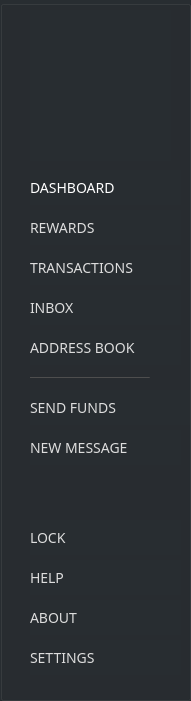
     <widget class="QGroupBox" name="leftMenu">
      <property name="geometry">
       <rect>
        <x>0</x>
        <y>1</y>
        <width>191</width>
        <height>701</height>
       </rect>
      </property>
      <property name="styleSheet">
       <string notr="true">background-color: #282d31; border-right: 1px solid #444;</string>
      </property>
      <property name="title">
       <string/>
      </property>
      <widget class="QPushButton" name="m_bankingButton">
       <property name="geometry">
        <rect>
         <x>10</x>
         <y>210</y>
         <width>171</width>
         <height>35</height>
        </rect>
       </property>
       <property name="font">
        <font>
         <family>Poppins</family>
         <pointsize>-1</pointsize>
        </font>
       </property>
       <property name="styleSheet">
        <string notr="true">QPushButton#m_bankingButton {
text-align: left; color: #ddd; margin-left: 20px;
font-family: Poppins;
font-size: 14px;
border: none;
}

QPushButton#m_bankingButton:hover {
text-align: left; color: green; margin-left: 20px;
font-family: Poppins;
font-size: 14px;
border: none;
  }</string>
       </property>
       <property name="text">
        <string>REWARDS</string>
       </property>
       <property name="iconSize">
        <size>
         <width>18</width>
         <height>18</height>
        </size>
       </property>
      </widget>
      <widget class="QPushButton" name="m_messagesButton">
       <property name="geometry">
        <rect>
         <x>10</x>
         <y>290</y>
         <width>171</width>
         <height>35</height>
        </rect>
       </property>
       <property name="font">
        <font>
         <family>Poppins</family>
         <pointsize>-1</pointsize>
        </font>
       </property>
       <property name="styleSheet">
        <string notr="true">QPushButton#m_messagesButton {
text-align: left; color: #ddd; margin-left: 20px;
font-family: Poppins;
font-size: 14px;
border: none;
}

QPushButton#m_messagesButton:hover {
text-align: left; color: green; margin-left: 20px;
font-family: Poppins;
font-size: 14px;
border: none;
  }</string>
       </property>
       <property name="text">
        <string>INBOX</string>
       </property>
       <property name="iconSize">
        <size>
         <width>18</width>
         <height>18</height>
        </size>
       </property>
      </widget>
      <widget class="QPushButton" name="m_about">
       <property name="geometry">
        <rect>
         <x>10</x>
         <y>600</y>
         <width>171</width>
         <height>35</height>
        </rect>
       </property>
       <property name="font">
        <font>
         <family>Poppins</family>
         <pointsize>-1</pointsize>
        </font>
       </property>
       <property name="styleSheet">
        <string notr="true">QPushButton#m_about {
text-align: left; color: #ddd; margin-left: 20px;
font-family: Poppins;
font-size: 14px;
border: none;
}

QPushButton#m_about:hover {
text-align: left; color: green; margin-left: 20px;
font-family: Poppins;
border: none;
font-size: 14px;
  }</string>
       </property>
       <property name="text">
        <string>ABOUT</string>
       </property>
       <property name="iconSize">
        <size>
         <width>18</width>
         <height>18</height>
        </size>
       </property>
      </widget>
      <widget class="QPushButton" name="m_transactionButton">
       <property name="geometry">
        <rect>
         <x>10</x>
         <y>250</y>
         <width>171</width>
         <height>35</height>
        </rect>
       </property>
       <property name="font">
        <font>
         <family>Poppins</family>
         <pointsize>-1</pointsize>
        </font>
       </property>
       <property name="styleSheet">
        <string notr="true">QPushButton#m_transactionButton {
text-align: left; color: #ddd; margin-left: 20px;
font-family: Poppins;
font-size: 14px;
border: none;
}

QPushButton#m_transactionButton:hover {
text-align: left; color: green; margin-left: 20px;
font-family: Poppins;
font-size: 14px;
border: none;
  }</string>
       </property>
       <property name="text">
        <string>TRANSACTIONS</string>
       </property>
       <property name="iconSize">
        <size>
         <width>18</width>
         <height>18</height>
        </size>
       </property>
      </widget>
      <widget class="QPushButton" name="m_settingsButton">
       <property name="geometry">
        <rect>
         <x>10</x>
         <y>640</y>
         <width>171</width>
         <height>35</height>
        </rect>
       </property>
       <property name="font">
        <font>
         <family>Poppins</family>
         <pointsize>-1</pointsize>
        </font>
       </property>
       <property name="styleSheet">
        <string notr="true">QPushButton#m_settingsButton {
text-align: left; color: #ddd; margin-left: 20px;
font-family: Poppins;
border: none;
font-size: 14px;
}

QPushButton#m_settingsButton:hover {
text-align: left; color: green; margin-left: 20px;
font-family: Poppins;
border: none;
font-size: 14px;
  }</string>
       </property>
       <property name="text">
        <string>SETTINGS</string>
       </property>
       <property name="iconSize">
        <size>
         <width>18</width>
         <height>18</height>
        </size>
       </property>
      </widget>
      <widget class="QPushButton" name="m_dashboardButton">
       <property name="geometry">
        <rect>
         <x>10</x>
         <y>170</y>
         <width>171</width>
         <height>35</height>
        </rect>
       </property>
       <property name="font">
        <font>
         <family>Poppins</family>
         <pointsize>-1</pointsize>
         <weight>50</weight>
         <bold>false</bold>
        </font>
       </property>
       <property name="styleSheet">
        <string notr="true">QPushButton#m_dashboardButton {
text-align: left; 
color: #fff; 
margin-left: 20px;
font-family: Poppins;
font-weight: normal;
font-size: 14px;
border: none;
}

QPushButton#m_dashboardButton:hover {
text-align: left; color: green; 
margin-left: 20px;
font-family: Poppins;
border: none;
font-size: 14px;
  }</string>
       </property>
       <property name="text">
        <string>DASHBOARD</string>
       </property>
       <property name="iconSize">
        <size>
         <width>18</width>
         <height>18</height>
        </size>
       </property>
      </widget>
      <widget class="QPushButton" name="m_addressBookButton_2">
       <property name="geometry">
        <rect>
         <x>10</x>
         <y>330</y>
         <width>171</width>
         <height>35</height>
        </rect>
       </property>
       <property name="font">
        <font>
         <family>Poppins</family>
         <pointsize>-1</pointsize>
        </font>
       </property>
       <property name="styleSheet">
        <string notr="true">QPushButton#m_addressBookButton_2 {
text-align: left; color: #ddd; margin-left: 20px;
font-family: Poppins;
font-size: 14px;
border: none;
}

QPushButton#m_addressBookButton_2:hover {
text-align: left; color: green; margin-left: 20px;
font-family: Poppins;
font-size: 14px;
border: none;
  }</string>
       </property>
       <property name="text">
        <string>ADDRESS BOOK</string>
       </property>
       <property name="iconSize">
        <size>
         <width>18</width>
         <height>18</height>
        </size>
       </property>
      </widget>
      <widget class="QPushButton" name="m_lockWalletButton">
       <property name="geometry">
        <rect>
         <x>10</x>
         <y>520</y>
         <width>171</width>
         <height>35</height>
        </rect>
       </property>
       <property name="font">
        <font>
         <family>Poppins</family>
         <pointsize>-1</pointsize>
        </font>
       </property>
       <property name="styleSheet">
        <string notr="true">QPushButton#m_lockWalletButton {
text-align: left; color: #ddd; margin-left: 20px;
font-family: Poppins;
font-size: 14px;
border: none;
}

QPushButton#m_lockWalletButton:hover {
text-align: left; color: green; margin-left: 20px;
font-family: Poppins;
border: none;
font-size: 14px;
  }</string>
       </property>
       <property name="text">
        <string>LOCK</string>
       </property>
       <property name="iconSize">
        <size>
         <width>18</width>
         <height>18</height>
        </size>
       </property>
      </widget>
      <widget class="QPushButton" name="m_newTransferButton">
       <property name="geometry">
        <rect>
         <x>10</x>
         <y>390</y>
         <width>180</width>
         <height>35</height>
        </rect>
       </property>
       <property name="minimumSize">
        <size>
         <width>180</width>
         <height>31</height>
        </size>
       </property>
       <property name="maximumSize">
        <size>
         <width>600</width>
         <height>60</height>
        </size>
       </property>
       <property name="font">
        <font>
         <family>Poppins</family>
         <pointsize>-1</pointsize>
        </font>
       </property>
       <property name="styleSheet">
        <string notr="true">QPushButton#m_newTransferButton {
text-align: left; color: #ddd; margin-left: 20px;
font-family: Poppins;
font-size: 14px;
border: none;
}


QPushButton#m_newTransferButton:hover {
text-align: left; color: green; margin-left: 20px;
font-family: Poppins;
font-size: 14px;
border: none;
  }</string>
       </property>
       <property name="text">
        <string>SEND FUNDS</string>
       </property>
      </widget>
      <widget class="QPushButton" name="m_newMessageButton">
       <property name="geometry">
        <rect>
         <x>10</x>
         <y>430</y>
         <width>171</width>
         <height>35</height>
        </rect>
       </property>
       <property name="minimumSize">
        <size>
         <width>131</width>
         <height>31</height>
        </size>
       </property>
       <property name="maximumSize">
        <size>
         <width>200</width>
         <height>60</height>
        </size>
       </property>
       <property name="font">
        <font>
         <family>Poppins</family>
         <pointsize>-1</pointsize>
        </font>
       </property>
       <property name="styleSheet">
        <string notr="true">QPushButton#m_newMessageButton {
text-align: left; color: #ddd; margin-left: 20px;
font-family: Poppins;
font-size: 14px;
border: none;
}

QPushButton#m_newMessageButton:hover {
text-align: left; color: green; margin-left: 20px;
font-family: Poppins;
font-size: 14px;
border: none;
  }
</string>
       </property>
       <property name="text">
        <string>NEW MESSAGE</string>
       </property>
      </widget>
      <widget class="QLabel" name="label_42">
       <property name="geometry">
        <rect>
         <x>30</x>
         <y>10</y>
         <width>141</width>
         <height>151</height>
        </rect>
       </property>
       <property name="styleSheet">
        <string notr="true">border: none;</string>
       </property>
       <property name="text">
        <string/>
       </property>
       <property name="pixmap">
        <pixmap resource="../../resources.qrc">:/images/images/crumbs.png</pixmap>
       </property>
      </widget>
      <widget class="QPushButton" name="m_helpButton">
       <property name="geometry">
        <rect>
         <x>10</x>
         <y>560</y>
         <width>171</width>
         <height>35</height>
        </rect>
       </property>
       <property name="font">
        <font>
         <family>Poppins</family>
         <pointsize>-1</pointsize>
        </font>
       </property>
       <property name="styleSheet">
        <string notr="true">QPushButton#m_helpButton {
text-align: left; color: #ddd; margin-left: 20px;
font-family: Poppins;
font-size: 14px;
border: none;
}

QPushButton#m_helpButton:hover {
text-align: left; color: green; margin-left: 20px;
font-family: Poppins;
border: none;
font-size: 14px;
  }</string>
       </property>
       <property name="text">
        <string>HELP</string>
       </property>
       <property name="iconSize">
        <size>
         <width>18</width>
         <height>18</height>
        </size>
       </property>
      </widget>
      <widget class="Line" name="line_2">
       <property name="geometry">
        <rect>
         <x>30</x>
         <y>377</y>
         <width>120</width>
         <height>1</height>
        </rect>
       </property>
       <property name="styleSheet">
        <string notr="true">background-color: #444;</string>
       </property>
       <property name="orientation">
        <enum>Qt::Horizontal</enum>
       </property>
      </widget>
     </widget>
